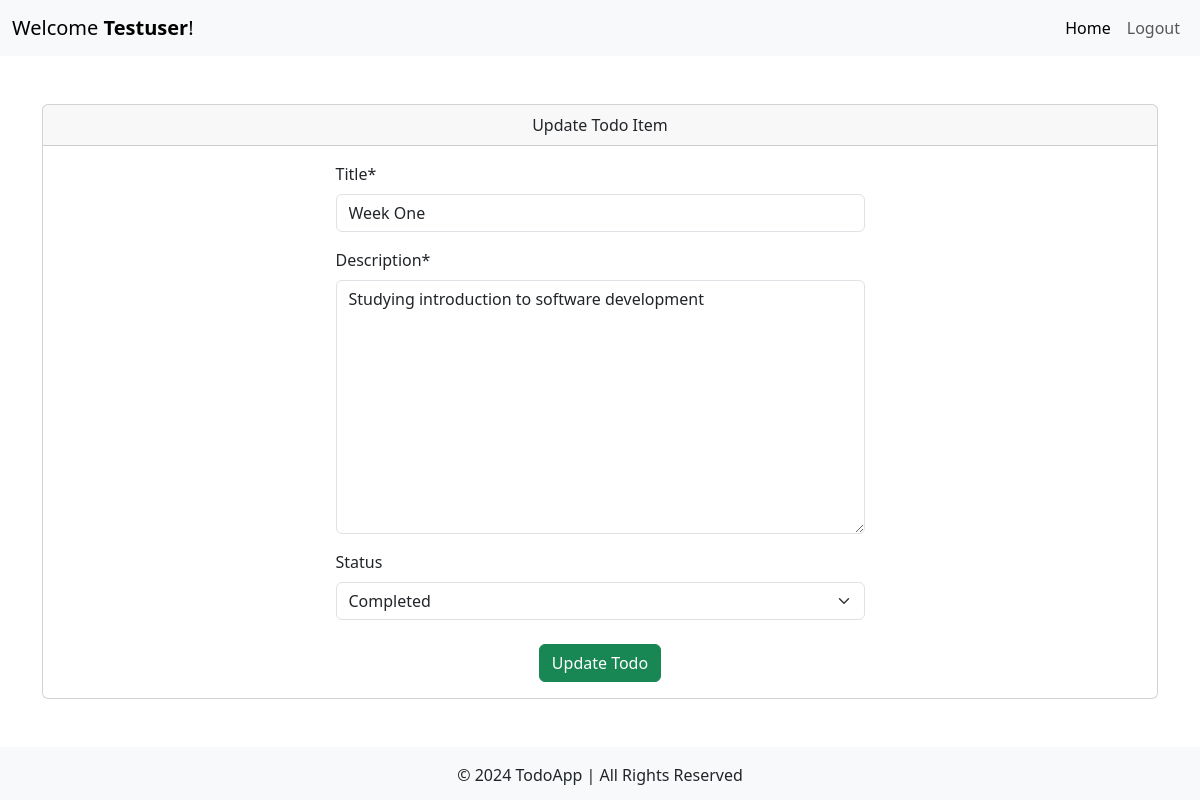
Page /todo/5/update/ (signed in) on the committed database.
### todo/models.py (models this page shows, shortened)
class Todo(models.Model):
    STATUS_CHOICES = (
        ('Pending', 'Pending'),
        ('In Progress', 'In Progress'),
        ('Completed', 'Completed')
    )
    user = models.ForeignKey(Profile, related_name='todos', on_delete=models.CASCADE)
    title = models.CharField(max_length=150)
    description = models.TextField()
    is_completed = models.BooleanField(default=False)
    status = models.CharField(max_length=150, choices=STATUS_CHOICES, default='Pending', blank=True, null=True)
    created_at = models.DateTimeField(auto_now_add=True, blank=True, null=True)
    updated_at = models.DateTimeField(auto_now=True, blank=True, null=True)

### todo/views.py (the view, shortened to what this page needs)
# urls.py: path('todo/<str:pk>/update/', views.UpdateTodoView, name='update_todo'),
def UpdateTodoView(request, pk):
    queryset = Todo.objects.get(id=pk)
    form = TodoFormUpdateClass(instance=queryset)
    context = {'queryset':queryset, 'form':form}
    return render(request, 'todo/update_todo.html', context)

### todo/forms.py
class TodoFormUpdateClass(forms.ModelForm):
    class Meta:
        model = Todo
        fields = ('title', 'description', 'status')

### todo/templates/todo/update_todo.html (shortened to what this page needs)
{% extends 'todo/base.html' %}
{% load crispy_forms_tags %}
{% block content %}
<div class="card">
    <div class="card-header text-center">
        Update Todo Item
    </div>
    <div class="card-body">
        <div class="row justify-content-center">
            <div class="col-md-6">
                <form method="post">
                    {{ form|crispy }}
                    <div class="mt-4 text-center">
                        <button type="submit" class="btn btn-success">Update Todo</button>
                    </div>
                </form>
            </div>
        </div>
    </div>
</div>
{% endblock %}

### todo/templates/todo/base.html (shortened to what this page needs)
<!DOCTYPE html>
<html lang="en">
<head>
    <link href="https://cdn.jsdelivr.net/npm/bootstrap@5.3.0-alpha1/dist/css/bootstrap.min.css" rel="stylesheet">
</head>
<body>
    <nav class="navbar navbar-expand-lg navbar-light bg-light">
        <div class="container-fluid">
            <a class="navbar-brand" href="/">Welcome <strong>{{ request.user|title }}</strong>!</a>
            <div class="collapse navbar-collapse" id="navbarNav">
                <ul class="navbar-nav ms-auto">
                    <li class="nav-item">
                        <a class="nav-link active" aria-current="page" href="{% url 'index' %}">Home</a>
                    </li>
                    {% if user.is_authenticated %}
                    <li class="nav-item">
                        <a class="nav-link" href="{% url 'logout' %}">Logout</a>
                    </li>
                    {% else %}
                    <li class="nav-item">
                        <a class="nav-link" href="{% url 'login' %}">Login</a>
                    </li>
                    {% endif %}
                </ul>
            </div>
        </div>
    </nav>
    <div class="container mt-5">
        {% block content %}
        {% endblock %}
    </div>
    <footer class="bg-light text-center text-lg-start mt-5">
        <div class="text-center p-3 bg-light">
            © 2024 TodoApp | All Rights Reserved
        </div>
    </footer>
</body>
</html>

### rows in the picture
Todo: title "Week One", description "Studying introduction to software development", status "Completed"

### other values in the picture
{{ request.user|title }} "Testuser"
